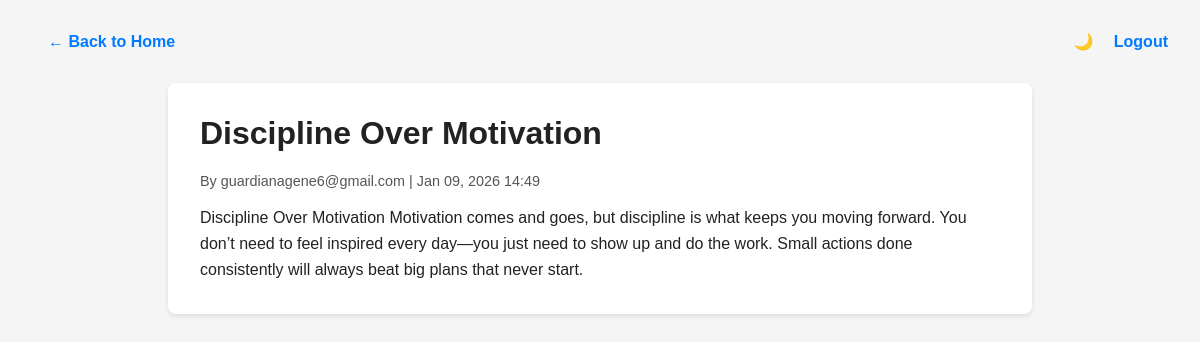
The app's page /post/discipline-over-motivation, older data.
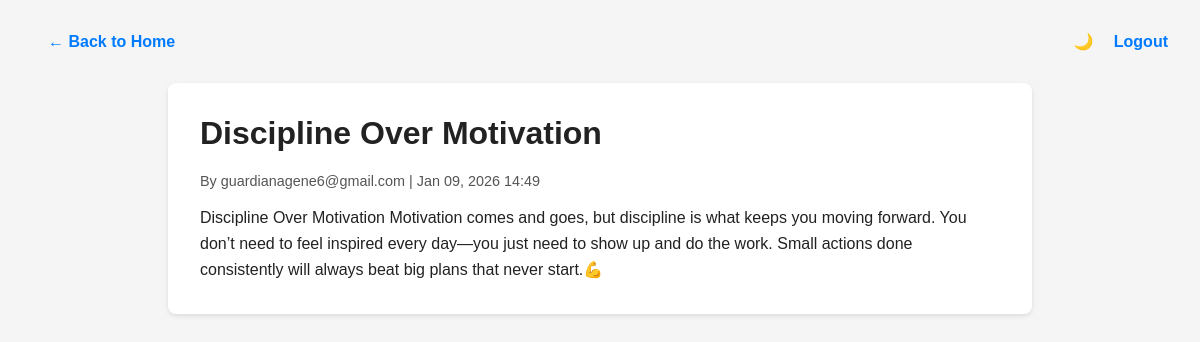
The same page, newer data.
### app.py (models this page shows)
class Post(db.Model):
    id = db.Column(db.Integer, primary_key=True)
    title = db.Column(db.String(200), nullable=False)
    content = db.Column(db.Text, nullable=False)
    slug = db.Column(db.String(200), unique=True, nullable=False)
    author = db.Column(db.String(80), nullable=False)
    created_at = db.Column(db.DateTime, default=datetime.utcnow)

### app.py (the view)
@app.route('/post/<slug>')
def view_post(slug):
    post = Post.query.filter_by(slug=slug).first_or_404()
    return render_template('view_post.html', post=post)

### templates/view_post.html (shortened to what this page needs)
<!DOCTYPE html>
<html lang="en">
<head>
</head>
<body>
<header>
    <div>
        <a href="{{ url_for('public_home') }}">← Back to Home</a>
    </div>
    <div>
        <span class="toggle-btn" id="modeToggle">🌙</span>
        <a href="{{ url_for('logout') }}">Logout</a>
    </div>
</header>
<div class="container">
    <h1>{{ post.title }}</h1>
    <div class="meta">By {{ post.author }} | {{ post.created_at.strftime('%b %d, %Y %H:%M') }}</div>
    <div class="content">{{ post.content | safe }}</div>
</div>
</body>
</html>

Row changes from the older to the newer data that the page shows:
changed Post "Discipline Over Motivation": content "…big plans that never start." → "…big plans that never start.💪"
